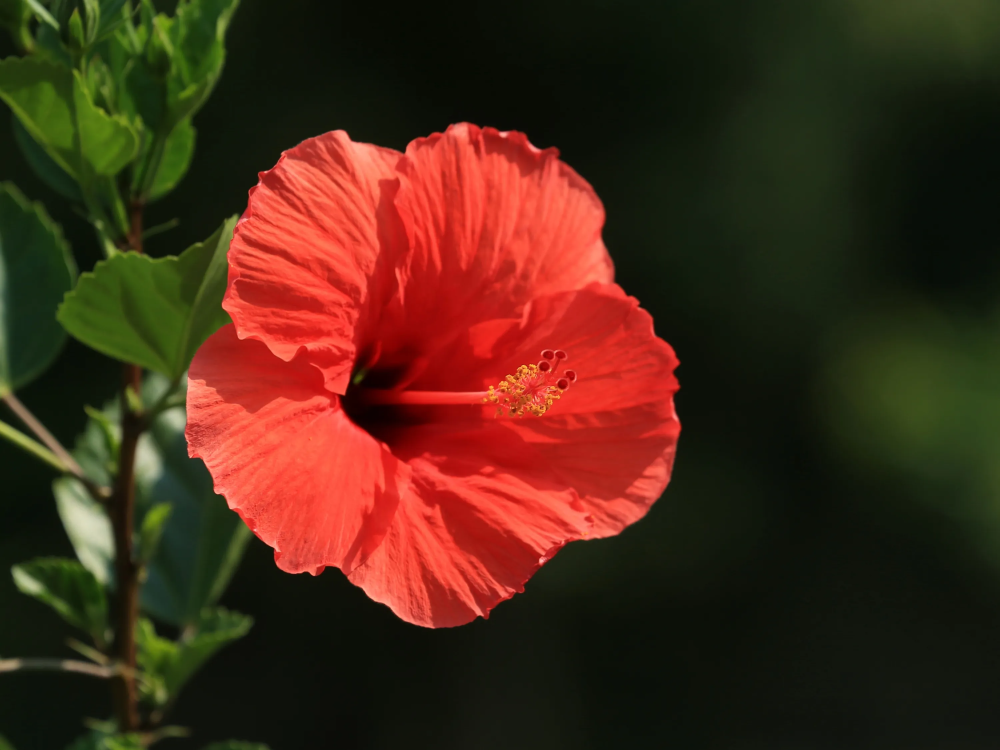
#> input picture projects/pillow_cv2_tutorial/images/imagen_2.jpg, 3000 x 2250 px (shown at 1/3 size)
$ jupyter execute OpenCV.ipynb
#> lines starting #> are read from the running program, lines starting #| are printed output that depends on the picture
[cell 1]
import cv2
import numpy as np
import pandas as pd
import matplotlib.pyplot as plt
from glob import glob

[cell 2]
img_files = glob('images/*jpg')
img_files

[cell 3]
img_mpl = plt.imread('images/imagen_2.jpg')
#> img_mpl is the input picture: shape (2250, 3000, 3); mean R, G, B 71.8, 40.8, 23.1
img_cv2 = cv2.imread('images/imagen_2.jpg')

print(f'El shape es: {img_cv2.shape} | Altura: {img_cv2.shape[0]} | Anchura: {img_cv2.shape[1]} | Canales: {img_cv2.shape[2]}')
#| El shape es: (2250, 3000, 3) | Altura: 2250 | Anchura: 3000 | Canales: 3

[cell 4]
f, ax = plt.subplots(figsize=(8, 8))
ax.imshow(img_mpl)
ax.axis('off')
plt.show()

## cv2 reads in channels BGR and matplotlib in RBG

[cell 5]
f, axs = plt.subplots(1, 3, figsize=(15,5))

axs[0].imshow(img_mpl[:,:,0], cmap='Reds')
axs[1].imshow(img_mpl[:,:,1], cmap='Greens')
axs[2].imshow(img_mpl[:,:,2], cmap='Blues')

axs[0].axis('off')
axs[1].axis('off')
axs[2].axis('off')
axs[0].set_title('Red channel')
axs[1].set_title('Green channel')
axs[2].set_title('Blue channel')
plt.show()
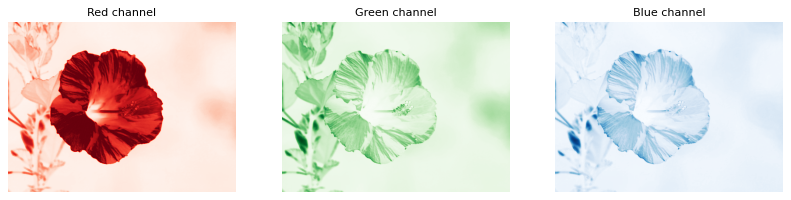
#> figure drawn by matplotlib, 3 panels


# f, axs = plt.subplots(1, 3, figsize=(15,5))
# axs[0].imshow(img_cv2[:,:,0], cmap='Reds')
# axs[1].imshow(img_cv2[:,:,1], cmap='Greens')
# axs[2].imshow(img_cv2[:,:,2], cmap='Blues')

# axs[0].axis('off')
# axs[1].axis('off')
# axs[2].axis('off')
# axs[0].set_title('Red channel')
# axs[1].set_title('Green channel')
# axs[2].set_title('Blue channel')
# plt.show()

[cell 6]
f, ax = plt.subplots(figsize=(6,6))
ax.imshow(img_cv2)
ax.axis('off')
plt.show()

img_cv2_rgb = cv2.cvtColor(img_cv2, cv2.COLOR_BGR2RGB)

f, ax = plt.subplots(figsize=(6,6))
ax.imshow(img_cv2_rgb)
ax.axis('off')
plt.show()

[cell 7]
img_gray = cv2.cvtColor(img_cv2, cv2.COLOR_BGR2GRAY)
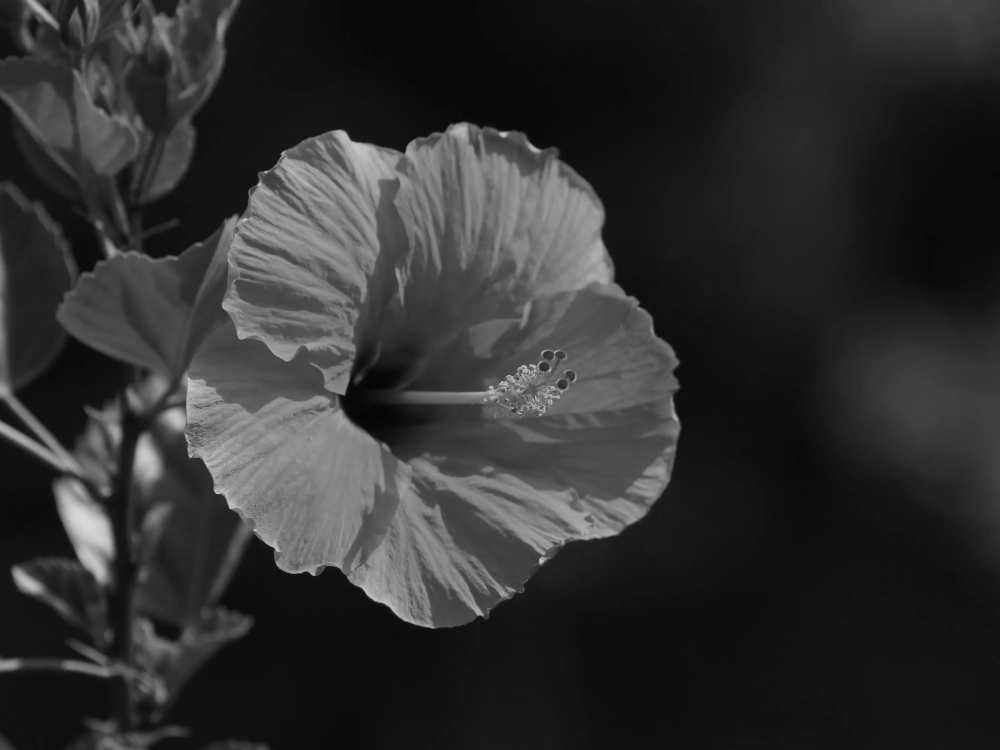
#> img_gray: shape (2250, 3000) (shown at 1/3 size); min 4, max 218, mean 48

f, ax = plt.subplots(figsize=(8, 8))
ax.imshow(img_gray, cmap ='gray')
ax.axis('off')
plt.show()

## resize an image

[cell 8]
resized_image = cv2.resize(img_cv2, None, fx = .01, fy=.01)
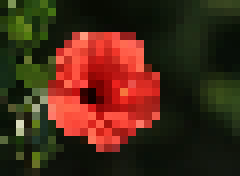
#> resized_image: shape (22, 30, 3) (shown 8 times larger); mean B, G, R 23, 40.6, 71.6
f, ax = plt.subplots(figsize=(6,6))
ax.imshow(cv2.cvtColor(resized_image, cv2.COLOR_BGR2RGB))
ax.axis('off')
plt.show()

[cell 9]
resized_image = cv2.resize(img_cv2, (100,100))
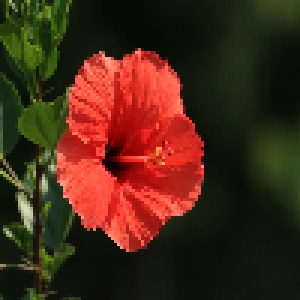
#> resized_image: shape (100, 100, 3) (shown 3 times larger); mean B, G, R 23.1, 40.7, 71.7
f, ax = plt.subplots(figsize=(6,6))
ax.imshow(cv2.cvtColor(resized_image, cv2.COLOR_BGR2RGB))
ax.axis('off')
plt.show()

[cell 10]
resized_image = cv2.resize(img_cv2, (5000,5000), interpolation = cv2.INTER_CUBIC)
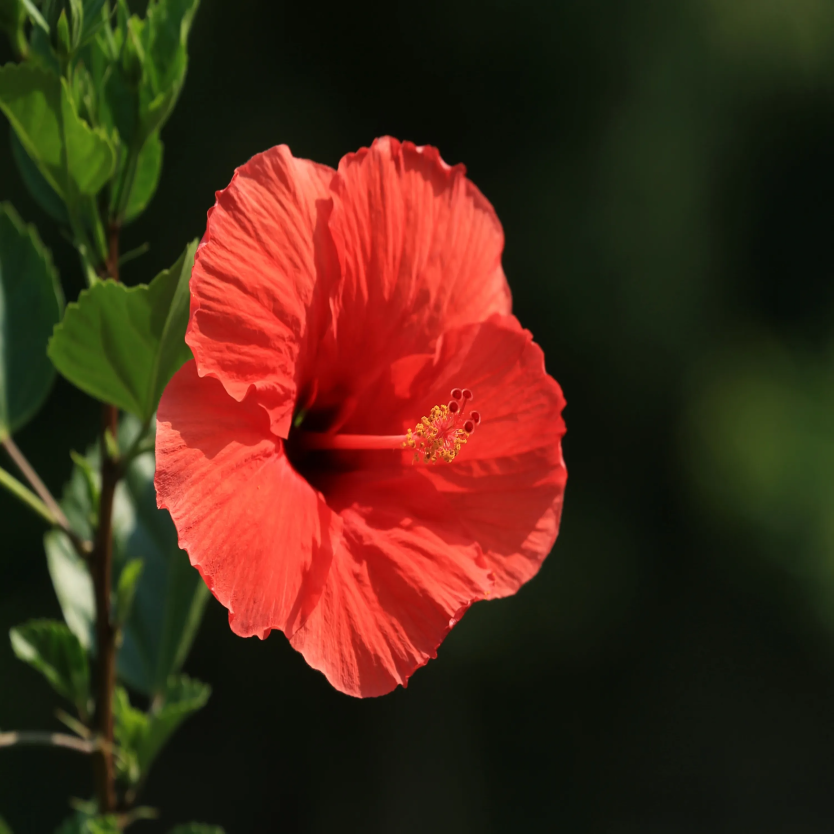
#> resized_image: shape (5000, 5000, 3) (shown at 1/6 size); mean B, G, R 23.1, 40.8, 71.8
f, ax = plt.subplots(figsize=(6,6))
ax.imshow(cv2.cvtColor(resized_image, cv2.COLOR_BGR2RGB))
ax.axis('off')
plt.show()
resized_image.shape
#> Out = (5000, 5000, 3)

[cell 11]
kernel_sharpening = np.array([[-1,-1,-1],
                              [-1,9,-1],
                              [-1,-1,-1]])

kernel_sharpening = np.array([[-1,-1,-1],
                              [-1,8,-1],
                              [-1,-1,-1]])


sharpened = cv2.filter2D(img_mpl, -1, kernel_sharpening)
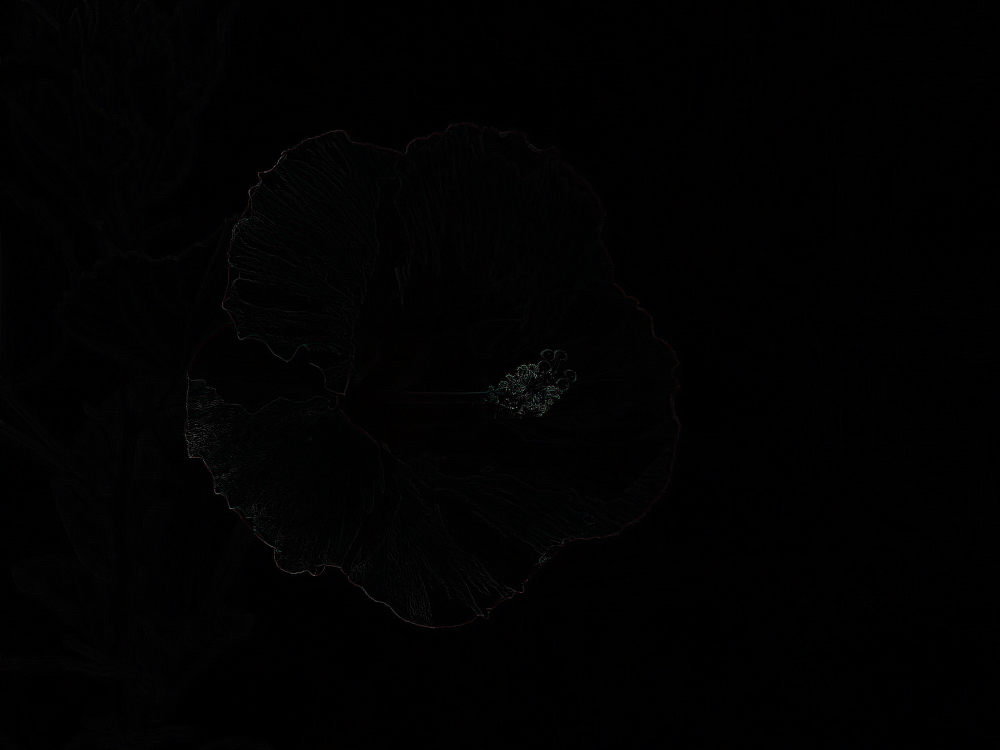
#> sharpened: shape (2250, 3000, 3) (shown at 1/3 size); mean R, G, B 1.4, 1.3, 1.5

fig, ax = plt.subplots(figsize=(8, 8))
ax.imshow(sharpened)
ax.axis('off')
ax.set_title('Sharpened Image')
plt.show()

$ run again, with projects/pillow_cv2_tutorial/images/imagen_1.jpg copied over projects/pillow_cv2_tutorial/images/imagen_2.jpg
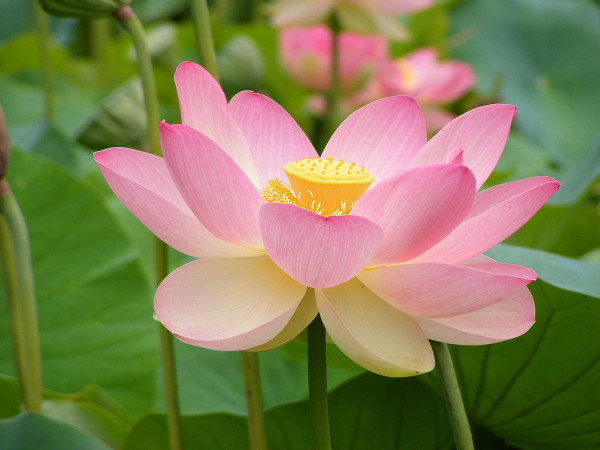
#> input picture projects/pillow_cv2_tutorial/images/imagen_1.jpg, 1200 x 900 px (shown at 1/2 size)
#> img_mpl is the input picture: shape (900, 1200, 3); mean R, G, B 130, 127.1, 84.5
#| El shape es: (900, 1200, 3) | Altura: 900 | Anchura: 1200 | Canales: 3
#> `resized_image = cv2.resize(img_cv2, (5000,5000), interpolation = cv2.I..`:
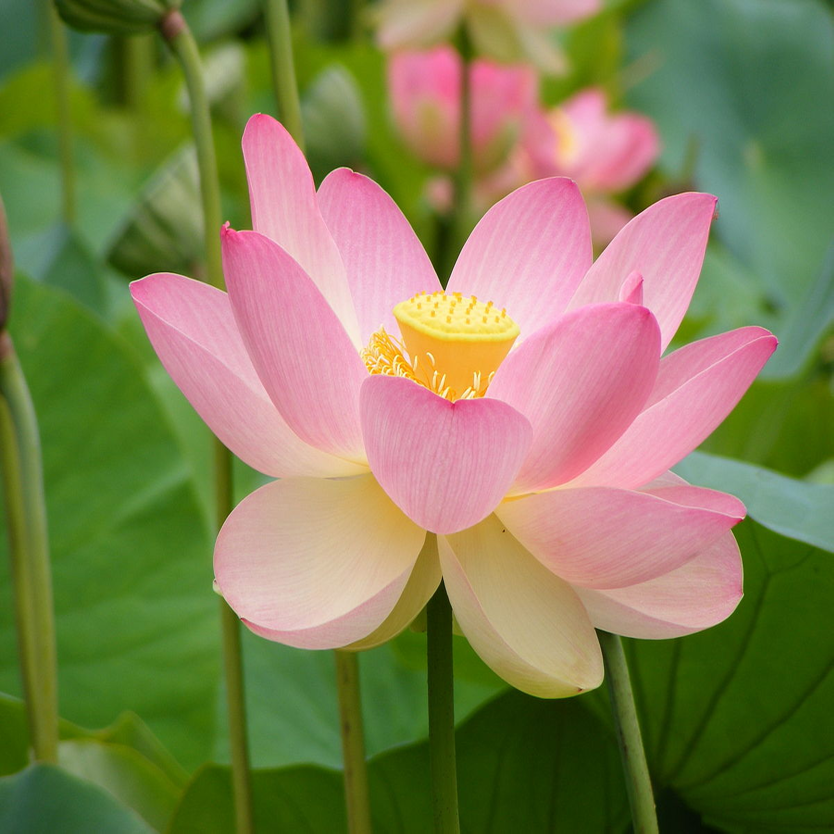
#> resized_image: shape (5000, 5000, 3) (shown at 1/6 size); mean B, G, R 84.5, 127.1, 130
#> `sharpened = cv2.filter2D(img_mpl, -1, kernel_sharpening)`:
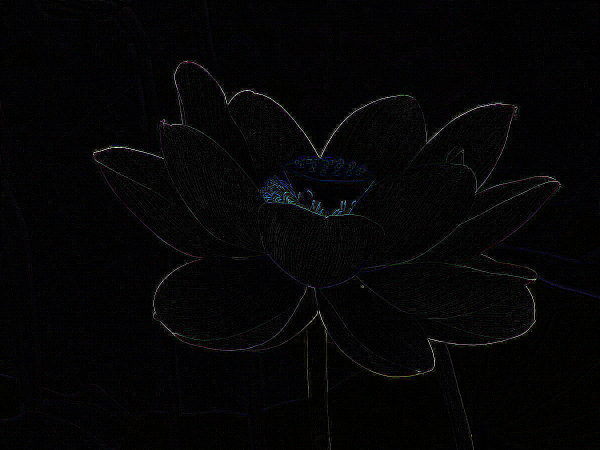
#> sharpened: shape (900, 1200, 3) (shown at 1/2 size); mean R, G, B 5.2, 4.9, 5.6
